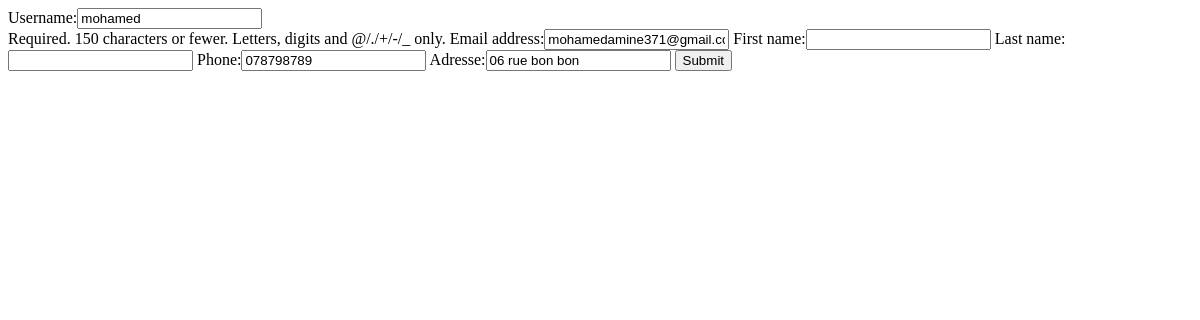
The page /accounts/profile/edit (signed in) on the database as committed earlier.
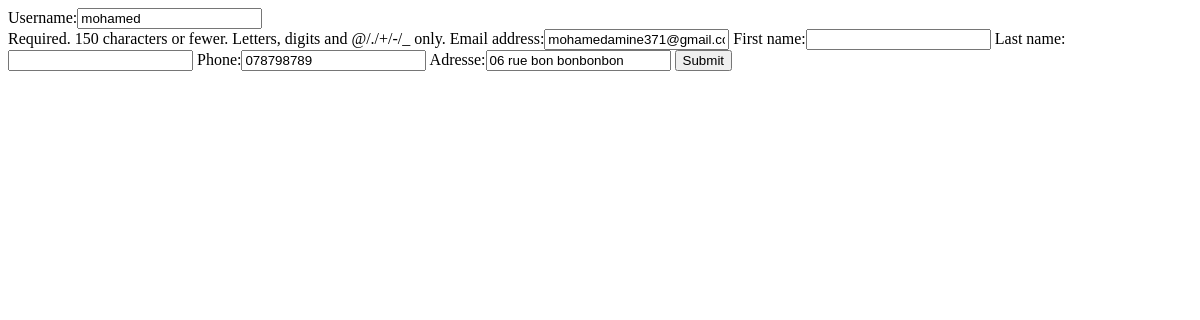
The same page on the database as committed later.
### accounts/models.py (models this page shows, shortened)
class Profile(models.Model):
	user = models.OneToOneField(User,on_delete = models.CASCADE)
	Phone = models.CharField(max_length=50 , null=True , blank=True)
	adresse = models.CharField(max_length=50 , null=True , blank=True)

### accounts/views.py (the view)
# urls.py: path('profile/edit',views.profile_edit,name = 'profile_edit'),
def profile_edit(request):
	profile = Profile.objects.get(user = request.user)
	if request.method == 'POST':
		userform = UserForm(request.POST,instance = request.user)
		profile_form = ProfileForm(request.POST, instance = profile)
		if userform.is_valid() and profile_form.is_valid():
			userform.save()
			myform = profile_form.save(commit = False)
			myform.user = request.user
			myform.save()
			return redirect('accounts:profile')
	else:
		userform = UserForm(instance = request.user)
		profile_form = ProfileForm(instance = profile)
	return render(request,'profile/profile_edit.html',{'userform':userform,'profile_form':profile_form,})

### accounts/forms.py
class UserForm(forms.ModelForm):
	class Meta:
		model = User
		fields = ['username','email','first_name','last_name']

class ProfileForm(forms.ModelForm):
	class Meta:
		model = Profile
		fields = ['Phone','adresse']

### accounts/templates/profile/profile_edit.html (shortened to what this page needs)
<form method="POST">
	{{userform}}
	{{profile_form}}
	<input type="submit" name="save">
</form>

Rows that differ between the two databases and show on the page:
changed Profile: adresse "06 rue bon bon" → "06 rue bon bonbonbon"
